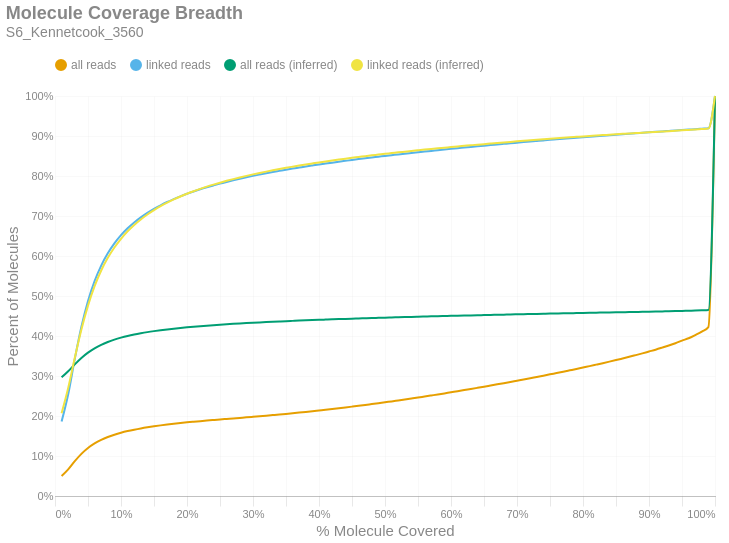

Here is the notebook cell this chart was saved with:
### Markdown cell above
### Molecule Read Coverage
This chart shows molecule coverage breadth as computed by the number of bases aligned to that molecule. In other words, "*how much of each unique long molecule is actually sequenced/aligned?*" Keep in mind there is a distinction between sequences and alignments, since some sequences belonging to a particular molecule may not align well and wouldn't appear in the alignment data. This chart also shows molecule coverage breadth as computed by the *inferred fragment* from which the aligned sequences originate. Unlike read coverage, this calculation takes into account the total insert size, including unsequenced gaps between the forward and reverse reads. Like the previous figures, these are cumulative percents.

### Code cell
if SKIPLR:
    print_html(f"Skipped")
else:
    binned_df = consolidated_hist(valids['coverage_bp'], mask, 0.01, True)
    binned_df_inf = consolidated_hist(valids['coverage_inserts'], mask, 0.01, True)
    binned_df = binned_df.with_columns(pl.lit(binned_df_inf['all reads (cumsum)']).alias('all reads (inferred)'))
    binned_df = binned_df.with_columns(pl.lit(binned_df_inf['linked reads (cumsum)']).alias('linked reads (inferred)'))
    binned_df = binned_df.with_columns(
        (pl.col('bin').cast(pl.Float64) + 0.01).alias('right_edge')
    )

    with SafeRender(binned_df):
        (
            density_plot(binned_df, 'Molecule Coverage Breadth', samplename, 'molcov', ['all reads (inferred)','linked reads (inferred)'])
            .encode(
                #x=alt.X('bin:Q', title="% Molecule Covered").axis(format = '%').scale(padding=0),
                x=alt.X('right_edge:Q', title="% Molecule Covered").axis(format='%').scale(padding=0),
                y=alt.Y('value:Q', title='Percent of Molecules')
                    .axis(format='%')
                    .stack(False)
                    .scale(domainMin=0, padding=0),
                color=alt.Color("key:N").scale(domain = ["all reads", "linked reads", "all reads (inferred)", "linked reads (inferred)"]),
                tooltip = [
                    alt.Tooltip("key:N", title = "Data Type"),
                    alt.Tooltip("range_label:N", title="% Molecule Covered"),
                    alt.Tooltip("value:Q", format = ".2%", title="% Molecules")
                ]
            )
        ).display()

### Figure 1 — Vega-Lite specification as saved in the notebook (floating-point values rounded to 4 significant figures)
{"width": "container", "height": 400, "config": {"title": {"anchor": "start", "dy": -15, "fontSize": 18, "color": "#888888", "subtitleColor": "#888888", "subtitleFontSize": 14}, "arc": {"fill": "#0072B2"}, "axis": {"domainColor": "#888888", "domainWidth": 0.5, "gridWidth": 0.2, "grid": false, "titleFontWeight": 400, "titleFontSize": 15, "labelFontSize": 11, "labelColor": "#888888", "tickColor": "#888888", "tickWidth": 0.2, "titleColor": "#888888"}, "axisBand": {"grid": false}, "axisX": {"grid": true, "tickSize": 10, "domainCap": "round"}, "axisY": {"domain": false, "grid": true, "tickSize": 0, "domainCap": "round"}, "background": "transparent", "header": {"labelFontSize": 15, "labelColor": "#888888", "titleFontSize": 15, "titleFontWeight": 600, "titleColor": "#888888"}, "legend": {"labelFont": "sans-serif", "labelFontSize": 12, "labelColor": "#888888", "symbolSize": 100, "symbolType": "circle", "titleFontSize": 12, "titlePadding": 10, "titleColor": "#888888", "title": null, "orient": "top"}, "range": {"category": ["#E69F00", "#56B4E9", "#009E73", "#F0E442", "#0072B2", "#D55E00", "#CC79A7", "#000000"], "diverging": ["#cfe8f3", "#a2d4ec", "#73bfe2", "#46abdb", "#1696d2", "#12719e"]}, "area": {"fill": "#0072B2", "fillOpacity": 0.7, "line": true, "strokeOpacity": 0.7}, "line": {"color": "#0072B2", "stroke": "#0072B2", "strokeWidth": 2}, "trail": {"color": "#0072B2", "stroke": "#0072B2", "strokeWidth": 0, "size": 1}, "point": {"filled": true, "fillOpacity": 1.0, "size": 95}, "text": {"color": "#888888", "fontSize": 11, "align": "right", "fontWeight": 400, "size": 11}, "bar": {"fill": "#0072B2", "stroke": null}, "view": {"stroke": null, "continuousWidth": 660, "continuousHeight": 400}}, "data": {"name": "data-6b64e6318ac1974829858710542c9c75"}, "mark": {"type": "line", "interpolate": "monotone", "point": {"opacity": 0, "size": 275}}, "encoding": {"color": {"field": "key", "scale": {"domain": ["all reads", "linked reads", "all reads (inferred)", "linked reads (inferred)"]}, "type": "nominal"}, "tooltip": [{"field": "key", "title": "Data Type", "type": "nominal"}, {"field": "range_label", "title": "% Molecule Covered", "type": "nominal"}, {"field": "value", "format": ".2%", "title": "% Molecules", "type": "quantitative"}], "x": {"axis": {"format": "%"}, "field": "right_edge", "scale": {"padding": 0}, "title": "% Molecule Covered", "type": "quantitative"}, "y": {"axis": {"format": "%"}, "field": "value", "scale": {"domainMin": 0, "padding": 0}, "stack": false, "title": "Percent of Molecules", "type": "quantitative"}}, "params": [{"name": "param_c36ac31b6afebe62", "select": {"type": "point", "fields": ["key"]}, "bind": "legend"}], "title": {"text": "Molecule Coverage Breadth", "subtitle": "S6_Kennetcook_3560"}, "transform": [{"fold": ["all reads (cumsum)", "linked reads (cumsum)", "all reads (inferred)", "linked reads (inferred)"]}, {"calculate": "replace(datum.key, ' (cumsum)', '')", "as": "key"}, {"filter": {"param": "param_c36ac31b6afebe62"}}], "usermeta": {"embedOptions": {"downloadFileName": "S6_Kennetcook_3560.molcov"}}, "$schema": "https://vega.github.io/schema/vega-lite/v6.1.0.json", "datasets": {"data-6b64e6318ac1974829858710542c9c75": [{"bin": "0.0", "interval": "0.0-0.01", "all reads": 0.05022, "linked reads": 0.1862, "all reads (cumsum)": 0.05022, "linked reads (cumsum)": 0.1862, "range_label": "0.0-0.01", "all reads (inferred)": 0.2966, "linked reads (inferred)": 0.2071, "right_edge": 0.01}, {"bin": "0.01", "interval": "0.01-0.02", "all reads": 0.01649, "linked reads": 0.06816, "all reads (cumsum)": 0.06671, "linked reads (cumsum)": 0.2543, "range_label": "0.01-0.02", "all reads (inferred)": 0.3118, "linked reads (inferred)": 0.2703, "right_edge": 0.02}, {"bin": "0.02", "interval": "0.02-0.03", "all reads": 0.02039, "linked reads": 0.0885, "all reads (cumsum)": 0.0871, "linked reads (cumsum)": 0.3428, "range_label": "0.02-0.03", "all reads (inferred)": 0.3291, "linked reads (inferred)": 0.3455, "right_edge": 0.03}, {"bin": "0.03", "interval": "0.03-0.04", "all reads": 0.01823, "linked reads": 0.08019, "all reads (cumsum)": 0.1053, "linked reads (cumsum)": 0.423, "range_label": "0.03-0.04", "all reads (inferred)": 0.345, "linked reads (inferred)": 0.4163, "right_edge": 0.04}, {"bin": "0.04", "interval": "0.04-0.05", "all reads": 0.01469, "linked reads": 0.06471, "all reads (cumsum)": 0.12, "linked reads (cumsum)": 0.4877, "range_label": "0.04-0.05", "all reads (inferred)": 0.3583, "linked reads (inferred)": 0.476, "right_edge": 0.05}, {"bin": "0.05", "interval": "0.05-0.06", "all reads": 0.01139, "linked reads": 0.04975, "all reads (cumsum)": 0.1314, "linked reads (cumsum)": 0.5375, "range_label": "0.05-0.06", "all reads (inferred)": 0.3692, "linked reads (inferred)": 0.5245, "right_edge": 0.06}, {"bin": "0.06", "interval": "0.06-0.07", "all reads": 0.008896, "linked reads": 0.0386, "all reads (cumsum)": 0.1403, "linked reads (cumsum)": 0.5761, "range_label": "0.06-0.07", "all reads (inferred)": 0.3779, "linked reads (inferred)": 0.5637, "right_edge": 0.07}, {"bin": "0.07", "interval": "0.07-0.08", "all reads": 0.007116, "linked reads": 0.03063, "all reads (cumsum)": 0.1474, "linked reads (cumsum)": 0.6067, "range_label": "0.07-0.08", "all reads (inferred)": 0.3851, "linked reads (inferred)": 0.5953, "right_edge": 0.08}, {"bin": "0.08", "interval": "0.08-0.09", "all reads": 0.005789, "linked reads": 0.0247, "all reads (cumsum)": 0.1532, "linked reads (cumsum)": 0.6314, "range_label": "0.08-0.09", "all reads (inferred)": 0.3909, "linked reads (inferred)": 0.6213, "right_edge": 0.09}, {"bin": "0.09", "interval": "0.09-0.1", "all reads": 0.004906, "linked reads": 0.02063, "all reads (cumsum)": 0.1581, "linked reads (cumsum)": 0.652, "range_label": "0.09-0.1", "all reads (inferred)": 0.3959, "linked reads (inferred)": 0.6431, "right_edge": 0.1}, {"bin": "0.1", "interval": "0.1-0.11", "all reads": 0.004165, "linked reads": 0.01716, "all reads (cumsum)": 0.1623, "linked reads (cumsum)": 0.6692, "range_label": "0.1-0.11", "all reads (inferred)": 0.4001, "linked reads (inferred)": 0.6618, "right_edge": 0.11}, {"bin": "0.11", "interval": "0.11-0.12", "all reads": 0.003548, "linked reads": 0.01456, "all reads (cumsum)": 0.1658, "linked reads (cumsum)": 0.6838, "range_label": "0.11-0.12", "all reads (inferred)": 0.4037, "linked reads (inferred)": 0.6777, "right_edge": 0.12}, {"bin": "0.12", "interval": "0.12-0.13", "all reads": 0.003157, "linked reads": 0.01282, "all reads (cumsum)": 0.169, "linked reads (cumsum)": 0.6966, "range_label": "0.12-0.13", "all reads (inferred)": 0.4068, "linked reads (inferred)": 0.6914, "right_edge": 0.13}, {"bin": "0.13", "interval": "0.13-0.14", "all reads": 0.002799, "linked reads": 0.01127, "all reads (cumsum)": 0.1718, "linked reads (cumsum)": 0.7078, "range_label": "0.13-0.14", "all reads (inferred)": 0.4097, "linked reads (inferred)": 0.7038, "right_edge": 0.14}, {"bin": "0.14", "interval": "0.14-0.15", "all reads": 0.002496, "linked reads": 0.009952, "all reads (cumsum)": 0.1743, "linked reads (cumsum)": 0.7178, "range_label": "0.14-0.15", "all reads (inferred)": 0.4122, "linked reads (inferred)": 0.7147, "right_edge": 0.15}, {"bin": "0.15", "interval": "0.15-0.16", "all reads": 0.002281, "linked reads": 0.008953, "all reads (cumsum)": 0.1766, "linked reads (cumsum)": 0.7268, "range_label": "0.15-0.16", "all reads (inferred)": 0.4145, "linked reads (inferred)": 0.7246, "right_edge": 0.16}, {"bin": "0.16", "interval": "0.16-0.17", "all reads": 0.002096, "linked reads": 0.008176, "all reads (cumsum)": 0.1787, "linked reads (cumsum)": 0.7349, "range_label": "0.16-0.17", "all reads (inferred)": 0.4165, "linked reads (inferred)": 0.7335, "right_edge": 0.17}, {"bin": "0.17", "interval": "0.17-0.18", "all reads": 0.001921, "linked reads": 0.007381, "all reads (cumsum)": 0.1806, "linked reads (cumsum)": 0.7423, "range_label": "0.17-0.18", "all reads (inferred)": 0.4184, "linked reads (inferred)": 0.7414, "right_edge": 0.18}, {"bin": "0.18", "interval": "0.18-0.19", "all reads": 0.001808, "linked reads": 0.006888, "all reads (cumsum)": 0.1824, "linked reads (cumsum)": 0.7492, "range_label": "0.18-0.19", "all reads (inferred)": 0.4201, "linked reads (inferred)": 0.7488, "right_edge": 0.19}, {"bin": "0.19", "interval": "0.19-0.2", "all reads": 0.001703, "linked reads": 0.006336, "all reads (cumsum)": 0.1841, "linked reads (cumsum)": 0.7555, "range_label": "0.19-0.2", "all reads (inferred)": 0.4217, "linked reads (inferred)": 0.7557, "right_edge": 0.2}, {"bin": "0.2", "interval": "0.2-0.21", "all reads": 0.001565, "linked reads": 0.005747, "all reads (cumsum)": 0.1857, "linked reads (cumsum)": 0.7613, "range_label": "0.2-0.21", "all reads (inferred)": 0.4232, "linked reads (inferred)": 0.762, "right_edge": 0.21}, {"bin": "0.21", "interval": "0.21-0.22", "all reads": 0.001513, "linked reads": 0.005424, "all reads (cumsum)": 0.1872, "linked reads (cumsum)": 0.7667, "range_label": "0.21-0.22", "all reads (inferred)": 0.4246, "linked reads (inferred)": 0.7678, "right_edge": 0.22}, {"bin": "0.22", "interval": "0.22-0.23", "all reads": 0.001447, "linked reads": 0.005, "all reads (cumsum)": 0.1886, "linked reads (cumsum)": 0.7717, "range_label": "0.22-0.23", "all reads (inferred)": 0.4259, "linked reads (inferred)": 0.7734, "right_edge": 0.23}, {"bin": "0.23", "interval": "0.23-0.24", "all reads": 0.001389, "linked reads": 0.004719, "all reads (cumsum)": 0.19, "linked reads (cumsum)": 0.7764, "range_label": "0.23-0.24", "all reads (inferred)": 0.4271, "linked reads (inferred)": 0.7785, "right_edge": 0.24}, {"bin": "0.24", "interval": "0.24-0.25", "all reads": 0.001369, "linked reads": 0.004564, "all reads (cumsum)": 0.1914, "linked reads (cumsum)": 0.781, "range_label": "0.24-0.25", "all reads (inferred)": 0.4282, "linked reads (inferred)": 0.7833, "right_edge": 0.25}, {"bin": "0.25", "interval": "0.25-0.26", "all reads": 0.001307, "linked reads": 0.004234, "all reads (cumsum)": 0.1927, "linked reads (cumsum)": 0.7852, "range_label": "0.25-0.26", "all reads (inferred)": 0.4293, "linked reads (inferred)": 0.7879, "right_edge": 0.26}, {"bin": "0.26", "interval": "0.26-0.27", "all reads": 0.001303, "linked reads": 0.004062, "all reads (cumsum)": 0.194, "linked reads (cumsum)": 0.7893, "range_label": "0.26-0.27", "all reads (inferred)": 0.4303, "linked reads (inferred)": 0.7922, "right_edge": 0.27}, {"bin": "0.27", "interval": "0.27-0.28", "all reads": 0.001313, "linked reads": 0.003856, "all reads (cumsum)": 0.1953, "linked reads (cumsum)": 0.7931, "range_label": "0.27-0.28", "all reads (inferred)": 0.4313, "linked reads (inferred)": 0.7964, "right_edge": 0.28}, {"bin": "0.28", "interval": "0.28-0.29", "all reads": 0.001294, "linked reads": 0.003585, "all reads (cumsum)": 0.1966, "linked reads (cumsum)": 0.7967, "range_label": "0.28-0.29", "all reads (inferred)": 0.4322, "linked reads (inferred)": 0.8003, "right_edge": 0.29}, {"bin": "0.29", "interval": "0.29-0.3", "all reads": 0.001354, "linked reads": 0.003575, "all reads (cumsum)": 0.198, "linked reads (cumsum)": 0.8003, "range_label": "0.29-0.3", "all reads (inferred)": 0.4331, "linked reads (inferred)": 0.804, "right_edge": 0.3}, {"bin": "0.3", "interval": "0.3-0.31", "all reads": 0.001374, "linked reads": 0.003314, "all reads (cumsum)": 0.1993, "linked reads (cumsum)": 0.8036, "range_label": "0.3-0.31", "all reads (inferred)": 0.434, "linked reads (inferred)": 0.8076, "right_edge": 0.31}, {"bin": "0.31", "interval": "0.31-0.32", "all reads": 0.001413, "linked reads": 0.003195, "all reads (cumsum)": 0.2007, "linked reads (cumsum)": 0.8068, "range_label": "0.31-0.32", "all reads (inferred)": 0.4348, "linked reads (inferred)": 0.811, "right_edge": 0.32}, {"bin": "0.32", "interval": "0.32-0.33", "all reads": 0.001487, "linked reads": 0.003075, "all reads (cumsum)": 0.2022, "linked reads (cumsum)": 0.8099, "range_label": "0.32-0.33", "all reads (inferred)": 0.4356, "linked reads (inferred)": 0.8142, "right_edge": 0.33}, {"bin": "0.33", "interval": "0.33-0.34", "all reads": 0.001498, "linked reads": 0.002931, "all reads (cumsum)": 0.2037, "linked reads (cumsum)": 0.8128, "range_label": "0.33-0.34", "all reads (inferred)": 0.4364, "linked reads (inferred)": 0.8174, "right_edge": 0.34}, {"bin": "0.34", "interval": "0.34-0.35", "all reads": 0.00156, "linked reads": 0.002931, "all reads (cumsum)": 0.2053, "linked reads (cumsum)": 0.8157, "range_label": "0.34-0.35", "all reads (inferred)": 0.4371, "linked reads (inferred)": 0.8205, "right_edge": 0.35}, {"bin": "0.35", "interval": "0.35-0.36", "all reads": 0.001597, "linked reads": 0.002729, "all reads (cumsum)": 0.2069, "linked reads (cumsum)": 0.8185, "range_label": "0.35-0.36", "all reads (inferred)": 0.4378, "linked reads (inferred)": 0.8233, "right_edge": 0.36}, {"bin": "0.36", "interval": "0.36-0.37", "all reads": 0.001637, "linked reads": 0.002621, "all reads (cumsum)": 0.2085, "linked reads (cumsum)": 0.8211, "range_label": "0.36-0.37", "all reads (inferred)": 0.4385, "linked reads (inferred)": 0.8262, "right_edge": 0.37}, {"bin": "0.37", "interval": "0.37-0.38", "all reads": 0.001676, "linked reads": 0.002631, "all reads (cumsum)": 0.2102, "linked reads (cumsum)": 0.8237, "range_label": "0.37-0.38", "all reads (inferred)": 0.4392, "linked reads (inferred)": 0.8289, "right_edge": 0.38}, {"bin": "0.38", "interval": "0.38-0.39", "all reads": 0.001743, "linked reads": 0.002522, "all reads (cumsum)": 0.2119, "linked reads (cumsum)": 0.8263, "range_label": "0.38-0.39", "all reads (inferred)": 0.4398, "linked reads (inferred)": 0.8315, "right_edge": 0.39}, {"bin": "0.39", "interval": "0.39-0.4", "all reads": 0.001825, "linked reads": 0.002481, "all reads (cumsum)": 0.2138, "linked reads (cumsum)": 0.8287, "range_label": "0.39-0.4", "all reads (inferred)": 0.4405, "linked reads (inferred)": 0.834, "right_edge": 0.4}, {"bin": "0.4", "interval": "0.4-0.41", "all reads": 0.001814, "linked reads": 0.002359, "all reads (cumsum)": 0.2156, "linked reads (cumsum)": 0.8311, "range_label": "0.4-0.41", "all reads (inferred)": 0.4411, "linked reads (inferred)": 0.8364, "right_edge": 0.41}, {"bin": "0.41", "interval": "0.41-0.42", "all reads": 0.00189, "linked reads": 0.002322, "all reads (cumsum)": 0.2175, "linked reads (cumsum)": 0.8334, "range_label": "0.41-0.42", "all reads (inferred)": 0.4416, "linked reads (inferred)": 0.8388, "right_edge": 0.42}, {"bin": "0.42", "interval": "0.42-0.43", "all reads": 0.001941, "linked reads": 0.002269, "all reads (cumsum)": 0.2194, "linked reads (cumsum)": 0.8357, "range_label": "0.42-0.43", "all reads (inferred)": 0.4422, "linked reads (inferred)": 0.8411, "right_edge": 0.43}, {"bin": "0.43", "interval": "0.43-0.44", "all reads": 0.001986, "linked reads": 0.002231, "all reads (cumsum)": 0.2214, "linked reads (cumsum)": 0.8379, "range_label": "0.43-0.44", "all reads (inferred)": 0.4428, "linked reads (inferred)": 0.8433, "right_edge": 0.44}, {"bin": "0.44", "interval": "0.44-0.45", "all reads": 0.00203, "linked reads": 0.002215, "all reads (cumsum)": 0.2234, "linked reads (cumsum)": 0.8401, "range_label": "0.44-0.45", "all reads (inferred)": 0.4433, "linked reads (inferred)": 0.8455, "right_edge": 0.45}, {"bin": "0.45", "interval": "0.45-0.46", "all reads": 0.002063, "linked reads": 0.002134, "all reads (cumsum)": 0.2255, "linked reads (cumsum)": 0.8423, "range_label": "0.45-0.46", "all reads (inferred)": 0.4439, "linked reads (inferred)": 0.8475, "right_edge": 0.46}, {"bin": "0.46", "interval": "0.46-0.47", "all reads": 0.002133, "linked reads": 0.00204, "all reads (cumsum)": 0.2276, "linked reads (cumsum)": 0.8443, "range_label": "0.46-0.47", "all reads (inferred)": 0.4444, "linked reads (inferred)": 0.8496, "right_edge": 0.47}, {"bin": "0.47", "interval": "0.47-0.48", "all reads": 0.002174, "linked reads": 0.002032, "all reads (cumsum)": 0.2298, "linked reads (cumsum)": 0.8463, "range_label": "0.47-0.48", "all reads (inferred)": 0.4449, "linked reads (inferred)": 0.8516, "right_edge": 0.48}, {"bin": "0.48", "interval": "0.48-0.49", "all reads": 0.002167, "linked reads": 0.001933, "all reads (cumsum)": 0.232, "linked reads (cumsum)": 0.8483, "range_label": "0.48-0.49", "all reads (inferred)": 0.4454, "linked reads (inferred)": 0.8535, "right_edge": 0.49}, {"bin": "0.49", "interval": "0.49-0.5", "all reads": 0.002393, "linked reads": 0.002003, "all reads (cumsum)": 0.2344, "linked reads (cumsum)": 0.8503, "range_label": "0.49-0.5", "all reads (inferred)": 0.4459, "linked reads (inferred)": 0.8555, "right_edge": 0.5}, {"bin": "0.5", "interval": "0.5-0.51", "all reads": 0.002135, "linked reads": 0.001865, "all reads (cumsum)": 0.2365, "linked reads (cumsum)": 0.8521, "range_label": "0.5-0.51", "all reads (inferred)": 0.4464, "linked reads (inferred)": 0.8573, "right_edge": 0.51}, {"bin": "0.51", "interval": "0.51-0.52", "all reads": 0.002412, "linked reads": 0.001893, "all reads (cumsum)": 0.2389, "linked reads (cumsum)": 0.854, "range_label": "0.51-0.52", "all reads (inferred)": 0.4468, "linked reads (inferred)": 0.8591, "right_edge": 0.52}, {"bin": "0.52", "interval": "0.52-0.53", "all reads": 0.00239, "linked reads": 0.00182, "all reads (cumsum)": 0.2413, "linked reads (cumsum)": 0.8558, "range_label": "0.52-0.53", "all reads (inferred)": 0.4473, "linked reads (inferred)": 0.8609, "right_edge": 0.53}, {"bin": "0.53", "interval": "0.53-0.54", "all reads": 0.00241, "linked reads": 0.001748, "all reads (cumsum)": 0.2437, "linked reads (cumsum)": 0.8576, "range_label": "0.53-0.54", "all reads (inferred)": 0.4477, "linked reads (inferred)": 0.8626, "right_edge": 0.54}, {"bin": "0.54", "interval": "0.54-0.55", "all reads": 0.002445, "linked reads": 0.00175, "all reads (cumsum)": 0.2461, "linked reads (cumsum)": 0.8593, "range_label": "0.54-0.55", "all reads (inferred)": 0.4482, "linked reads (inferred)": 0.8644, "right_edge": 0.55}, {"bin": "0.55", "interval": "0.55-0.56", "all reads": 0.002573, "linked reads": 0.001817, "all reads (cumsum)": 0.2487, "linked reads (cumsum)": 0.8612, "range_label": "0.55-0.56", "all reads (inferred)": 0.4486, "linked reads (inferred)": 0.866, "right_edge": 0.56}, {"bin": "0.56", "interval": "0.56-0.57", "all reads": 0.002546, "linked reads": 0.001626, "all reads (cumsum)": 0.2513, "linked reads (cumsum)": 0.8628, "range_label": "0.56-0.57", "all reads (inferred)": 0.4491, "linked reads (inferred)": 0.8677, "right_edge": 0.57}, {"bin": "0.57", "interval": "0.57-0.58", "all reads": 0.002535, "linked reads": 0.001721, "all reads (cumsum)": 0.2538, "linked reads (cumsum)": 0.8645, "range_label": "0.57-0.58", "all reads (inferred)": 0.4495, "linked reads (inferred)": 0.8693, "right_edge": 0.58}, {"bin": "0.58", "interval": "0.58-0.59", "all reads": 0.002664, "linked reads": 0.001667, "all reads (cumsum)": 0.2565, "linked reads (cumsum)": 0.8662, "range_label": "0.58-0.59", "all reads (inferred)": 0.4499, "linked reads (inferred)": 0.8708, "right_edge": 0.59}, {"bin": "0.59", "interval": "0.59-0.6", "all reads": 0.002749, "linked reads": 0.001675, "all reads (cumsum)": 0.2592, "linked reads (cumsum)": 0.8679, "range_label": "0.59-0.6", "all reads (inferred)": 0.4503, "linked reads (inferred)": 0.8724, "right_edge": 0.6}, {"bin": "0.6", "interval": "0.6-0.61", "all reads": 0.002676, "linked reads": 0.001584, "all reads (cumsum)": 0.2619, "linked reads (cumsum)": 0.8694, "range_label": "0.6-0.61", "all reads (inferred)": 0.4507, "linked reads (inferred)": 0.8739, "right_edge": 0.61}, {"bin": "0.61", "interval": "0.61-0.62", "all reads": 0.002846, "linked reads": 0.001646, "all reads (cumsum)": 0.2647, "linked reads (cumsum)": 0.8711, "range_label": "0.61-0.62", "all reads (inferred)": 0.4511, "linked reads (inferred)": 0.8754, "right_edge": 0.62}, {"bin": "0.62", "interval": "0.62-0.63", "all reads": 0.002796, "linked reads": 0.001619, "all reads (cumsum)": 0.2675, "linked reads (cumsum)": 0.8727, "range_label": "0.62-0.63", "all reads (inferred)": 0.4515, "linked reads (inferred)": 0.8768, "right_edge": 0.63}, {"bin": "0.63", "interval": "0.63-0.64", "all reads": 0.002834, "linked reads": 0.001576, "all reads (cumsum)": 0.2704, "linked reads (cumsum)": 0.8743, "range_label": "0.63-0.64", "all reads (inferred)": 0.4519, "linked reads (inferred)": 0.8783, "right_edge": 0.64}, {"bin": "0.64", "interval": "0.64-0.65", "all reads": 0.002853, "linked reads": 0.001555, "all reads (cumsum)": 0.2732, "linked reads (cumsum)": 0.8758, "range_label": "0.64-0.65", "all reads (inferred)": 0.4523, "linked reads (inferred)": 0.8797, "right_edge": 0.65}, {"bin": "0.65", "interval": "0.65-0.66", "all reads": 0.002962, "linked reads": 0.001573, "all reads (cumsum)": 0.2762, "linked reads (cumsum)": 0.8774, "range_label": "0.65-0.66", "all reads (inferred)": 0.4527, "linked reads (inferred)": 0.8811, "right_edge": 0.66}, {"bin": "0.66", "interval": "0.66-0.67", "all reads": 0.002951, "linked reads": 0.001458, "all reads (cumsum)": 0.2791, "linked reads (cumsum)": 0.8789, "range_label": "0.66-0.67", "all reads (inferred)": 0.453, "linked reads (inferred)": 0.8825, "right_edge": 0.67}, {"bin": "0.67", "interval": "0.67-0.68", "all reads": 0.002981, "linked reads": 0.001493, "all reads (cumsum)": 0.2821, "linked reads (cumsum)": 0.8804, "range_label": "0.67-0.68", "all reads (inferred)": 0.4534, "linked reads (inferred)": 0.8838, "right_edge": 0.68}, {"bin": "0.68", "interval": "0.68-0.69", "all reads": 0.003019, "linked reads": 0.001505, "all reads (cumsum)": 0.2851, "linked reads (cumsum)": 0.8819, "range_label": "0.68-0.69", "all reads (inferred)": 0.4538, "linked reads (inferred)": 0.8852, "right_edge": 0.69}, {"bin": "0.69", "interval": "0.69-0.7", "all reads": 0.003046, "linked reads": 0.001422, "all reads (cumsum)": 0.2882, "linked reads (cumsum)": 0.8833, "range_label": "0.69-0.7", "all reads (inferred)": 0.4542, "linked reads (inferred)": 0.8866, "right_edge": 0.7}, {"bin": "0.7", "interval": "0.7-0.71", "all reads": 0.003034, "linked reads": 0.001426, "all reads (cumsum)": 0.2912, "linked reads (cumsum)": 0.8847, "range_label": "0.7-0.71", "all reads (inferred)": 0.4545, "linked reads (inferred)": 0.8879, "right_edge": 0.71}, {"bin": "0.71", "interval": "0.71-0.72", "all reads": 0.003128, "linked reads": 0.001441, "all reads (cumsum)": 0.2943, "linked reads (cumsum)": 0.8861, "range_label": "0.71-0.72", "all reads (inferred)": 0.4549, "linked reads (inferred)": 0.8892, "right_edge": 0.72}, {"bin": "0.72", "interval": "0.72-0.73", "all reads": 0.003219, "linked reads": 0.001428, "all reads (cumsum)": 0.2976, "linked reads (cumsum)": 0.8876, "range_label": "0.72-0.73", "all reads (inferred)": 0.4553, "linked reads (inferred)": 0.8905, "right_edge": 0.73}, {"bin": "0.73", "interval": "0.73-0.74", "all reads": 0.003177, "linked reads": 0.001425, "all reads (cumsum)": 0.3007, "linked reads (cumsum)": 0.889, "range_label": "0.73-0.74", "all reads (inferred)": 0.4556, "linked reads (inferred)": 0.8918, "right_edge": 0.74}, {"bin": "0.74", "interval": "0.74-0.75", "all reads": 0.003453, "linked reads": 0.001395, "all reads (cumsum)": 0.3042, "linked reads (cumsum)": 0.8904, "range_label": "0.74-0.75", "all reads (inferred)": 0.456, "linked reads (inferred)": 0.8931, "right_edge": 0.75}, {"bin": "0.75", "interval": "0.75-0.76", "all reads": 0.003167, "linked reads": 0.001258, "all reads (cumsum)": 0.3074, "linked reads (cumsum)": 0.8917, "range_label": "0.75-0.76", "all reads (inferred)": 0.4563, "linked reads (inferred)": 0.8943, "right_edge": 0.76}, {"bin": "0.76", "interval": "0.76-0.77", "all reads": 0.003356, "linked reads": 0.001298, "all reads (cumsum)": 0.3107, "linked reads (cumsum)": 0.893, "range_label": "0.76-0.77", "all reads (inferred)": 0.4566, "linked reads (inferred)": 0.8955, "right_edge": 0.77}, {"bin": "0.77", "interval": "0.77-0.78", "all reads": 0.003454, "linked reads": 0.001374, "all reads (cumsum)": 0.3142, "linked reads (cumsum)": 0.8943, "range_label": "0.77-0.78", "all reads (inferred)": 0.457, "linked reads (inferred)": 0.8967, "right_edge": 0.78}, {"bin": "0.78", "interval": "0.78-0.79", "all reads": 0.003468, "linked reads": 0.00126, "all reads (cumsum)": 0.3176, "linked reads (cumsum)": 0.8956, "range_label": "0.78-0.79", "all reads (inferred)": 0.4573, "linked reads (inferred)": 0.8978, "right_edge": 0.79}, {"bin": "0.79", "interval": "0.79-0.8", "all reads": 0.003683, "linked reads": 0.001326, "all reads (cumsum)": 0.3213, "linked reads (cumsum)": 0.8969, "range_label": "0.79-0.8", "all reads (inferred)": 0.4576, "linked reads (inferred)": 0.899, "right_edge": 0.8}, {"bin": "0.8", "interval": "0.8-0.81", "all reads": 0.003415, "linked reads": 0.001246, "all reads (cumsum)": 0.3247, "linked reads (cumsum)": 0.8982, "range_label": "0.8-0.81", "all reads (inferred)": 0.458, "linked reads (inferred)": 0.9001, "right_edge": 0.81}, {"bin": "0.81", "interval": "0.81-0.82", "all reads": 0.003654, "linked reads": 0.001308, "all reads (cumsum)": 0.3284, "linked reads (cumsum)": 0.8995, "range_label": "0.81-0.82", "all reads (inferred)": 0.4583, "linked reads (inferred)": 0.9013, "right_edge": 0.82}, {"bin": "0.82", "interval": "0.82-0.83", "all reads": 0.003694, "linked reads": 0.001262, "all reads (cumsum)": 0.3321, "linked reads (cumsum)": 0.9007, "range_label": "0.82-0.83", "all reads (inferred)": 0.4586, "linked reads (inferred)": 0.9023, "right_edge": 0.83}, {"bin": "0.83", "interval": "0.83-0.84", "all reads": 0.0038, "linked reads": 0.001204, "all reads (cumsum)": 0.3359, "linked reads (cumsum)": 0.9019, "range_label": "0.83-0.84", "all reads (inferred)": 0.4589, "linked reads (inferred)": 0.9033, "right_edge": 0.84}, {"bin": "0.84", "interval": "0.84-0.85", "all reads": 0.003893, "linked reads": 0.001225, "all reads (cumsum)": 0.3398, "linked reads (cumsum)": 0.9032, "range_label": "0.84-0.85", "all reads (inferred)": 0.4592, "linked reads (inferred)": 0.9043, "right_edge": 0.85}, {"bin": "0.85", "interval": "0.85-0.86", "all reads": 0.004053, "linked reads": 0.001216, "all reads (cumsum)": 0.3438, "linked reads (cumsum)": 0.9044, "range_label": "0.85-0.86", "all reads (inferred)": 0.4596, "linked reads (inferred)": 0.9054, "right_edge": 0.86}, {"bin": "0.86", "interval": "0.86-0.87", "all reads": 0.004079, "linked reads": 0.001198, "all reads (cumsum)": 0.3479, "linked reads (cumsum)": 0.9056, "range_label": "0.86-0.87", "all reads (inferred)": 0.4599, "linked reads (inferred)": 0.9064, "right_edge": 0.87}, {"bin": "0.87", "interval": "0.87-0.88", "all reads": 0.004298, "linked reads": 0.001241, "all reads (cumsum)": 0.3522, "linked reads (cumsum)": 0.9068, "range_label": "0.87-0.88", "all reads (inferred)": 0.4602, "linked reads (inferred)": 0.9074, "right_edge": 0.88}, {"bin": "0.88", "interval": "0.88-0.89", "all reads": 0.004331, "linked reads": 0.001186, "all reads (cumsum)": 0.3565, "linked reads (cumsum)": 0.908, "range_label": "0.88-0.89", "all reads (inferred)": 0.4605, "linked reads (inferred)": 0.9083, "right_edge": 0.89}, {"bin": "0.89", "interval": "0.89-0.9", "all reads": 0.004649, "linked reads": 0.001201, "all reads (cumsum)": 0.3612, "linked reads (cumsum)": 0.9092, "range_label": "0.89-0.9", "all reads (inferred)": 0.4608, "linked reads (inferred)": 0.9093, "right_edge": 0.9}, {"bin": "0.9", "interval": "0.9-0.91", "all reads": 0.004627, "linked reads": 0.001168, "all reads (cumsum)": 0.3658, "linked reads (cumsum)": 0.9104, "range_label": "0.9-0.91", "all reads (inferred)": 0.4611, "linked reads (inferred)": 0.9103, "right_edge": 0.91}, {"bin": "0.91", "interval": "0.91-0.92", "all reads": 0.005072, "linked reads": 0.001153, "all reads (cumsum)": 0.3709, "linked reads (cumsum)": 0.9115, "range_label": "0.91-0.92", "all reads (inferred)": 0.4615, "linked reads (inferred)": 0.9112, "right_edge": 0.92}, {"bin": "0.92", "interval": "0.92-0.93", "all reads": 0.005262, "linked reads": 0.001121, "all reads (cumsum)": 0.3761, "linked reads (cumsum)": 0.9126, "range_label": "0.92-0.93", "all reads (inferred)": 0.4618, "linked reads (inferred)": 0.9122, "right_edge": 0.93}, {"bin": "0.93", "interval": "0.93-0.94", "all reads": 0.005806, "linked reads": 0.001126, "all reads (cumsum)": 0.3819, "linked reads (cumsum)": 0.9138, "range_label": "0.93-0.94", "all reads (inferred)": 0.4622, "linked reads (inferred)": 0.9132, "right_edge": 0.94}, {"bin": "0.94", "interval": "0.94-0.95", "all reads": 0.006636, "linked reads": 0.001175, "all reads (cumsum)": 0.3886, "linked reads (cumsum)": 0.9149, "range_label": "0.94-0.95", "all reads (inferred)": 0.4626, "linked reads (inferred)": 0.9142, "right_edge": 0.95}, {"bin": "0.95", "interval": "0.95-0.96", "all reads": 0.005757, "linked reads": 0.001099, "all reads (cumsum)": 0.3943, "linked reads (cumsum)": 0.916, "range_label": "0.95-0.96", "all reads (inferred)": 0.4631, "linked reads (inferred)": 0.9152, "right_edge": 0.96}, {"bin": "0.96", "interval": "0.96-0.97", "all reads": 0.007891, "linked reads": 0.00107, "all reads (cumsum)": 0.4022, "linked reads (cumsum)": 0.9171, "range_label": "0.96-0.97", "all reads (inferred)": 0.4635, "linked reads (inferred)": 0.9163, "right_edge": 0.97}, {"bin": "0.97", "interval": "0.97-0.98", "all reads": 0.008673, "linked reads": 0.001125, "all reads (cumsum)": 0.4109, "linked reads (cumsum)": 0.9182, "range_label": "0.97-0.98", "all reads (inferred)": 0.4642, "linked reads (inferred)": 0.9175, "right_edge": 0.98}, {"bin": "0.98", "interval": "0.98-0.99", "all reads": 0.01139, "linked reads": 0.00113, "all reads (cumsum)": 0.4223, "linked reads (cumsum)": 0.9194, "range_label": "0.98-0.99", "all reads (inferred)": 0.465, "linked reads (inferred)": 0.9186, "right_edge": 0.99}, {"bin": "0.99", "interval": "0.99-1.0", "all reads": 0.5777, "linked reads": 0.08063, "all reads (cumsum)": 1.0, "linked reads (cumsum)": 1.0, "range_label": "0.99-1.0", "all reads (inferred)": 1.0, "linked reads (inferred)": 1.0, "right_edge": 1.0}]}}
